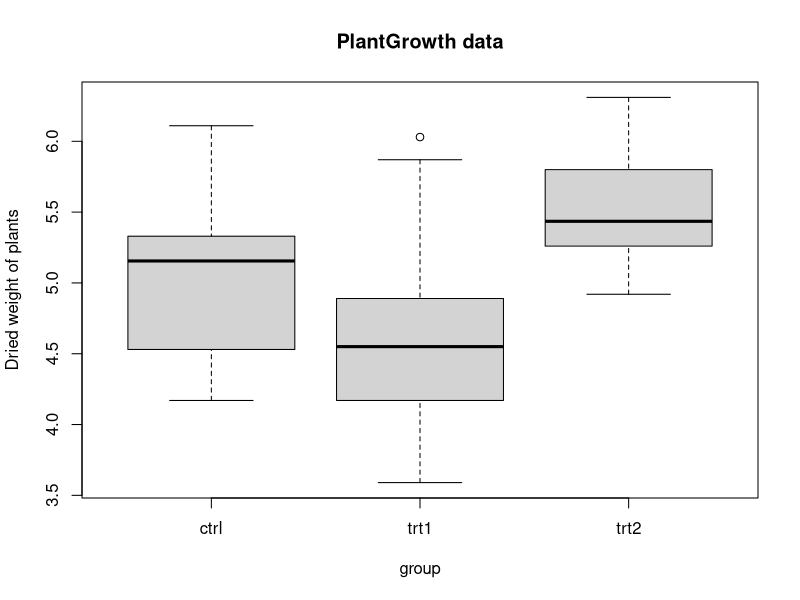
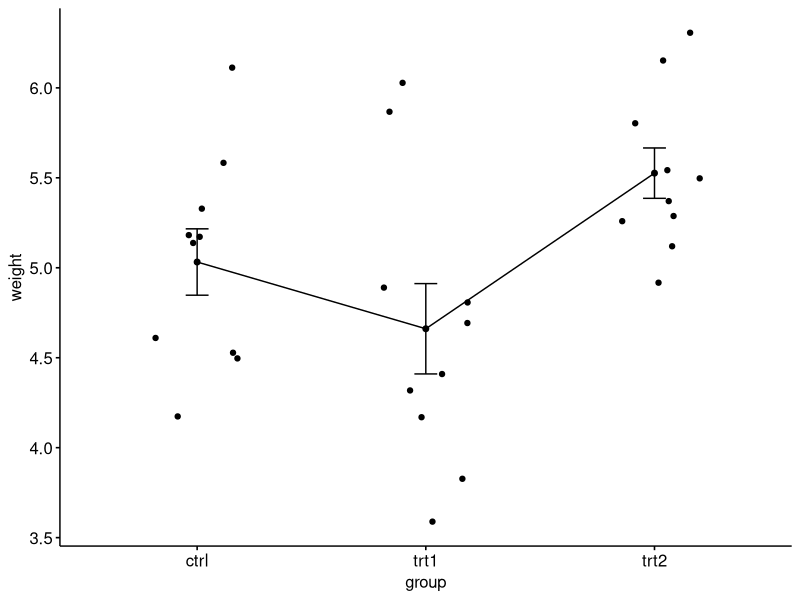

Generate these figures, in order, with R:
# One way anova
# Importing the dataset
PlantGrowth <- PlantGrowth

# Importing the dplyr library
library(dplyr)
# Computing the group means, sd and se
stats <- PlantGrowth %>%
  group_by(group)  %>%
  summarise(
    mean = mean(weight), 
    sd = sd(weight),
    se = sd(weight)/sqrt(n())
  )

print(stats) 

# Creating group wise box plots
boxplot(weight ~ group, 
        data = PlantGrowth, 
        main = "PlantGrowth data",
        ylab = "Dried weight of plants", 
        col = "lightgray"
        )
# Visualizing the data using mean plots
install.packages("ggpubr")
library(ggpubr)
ggline(PlantGrowth,
       x = "group",
       y = "weight",
       add = c("mean_se", "jitter"))

# Running the one-way ANOVA test
anova <- aov(weight ~ group, data = PlantGrowth)
Summary <- anova
summary(anova)


